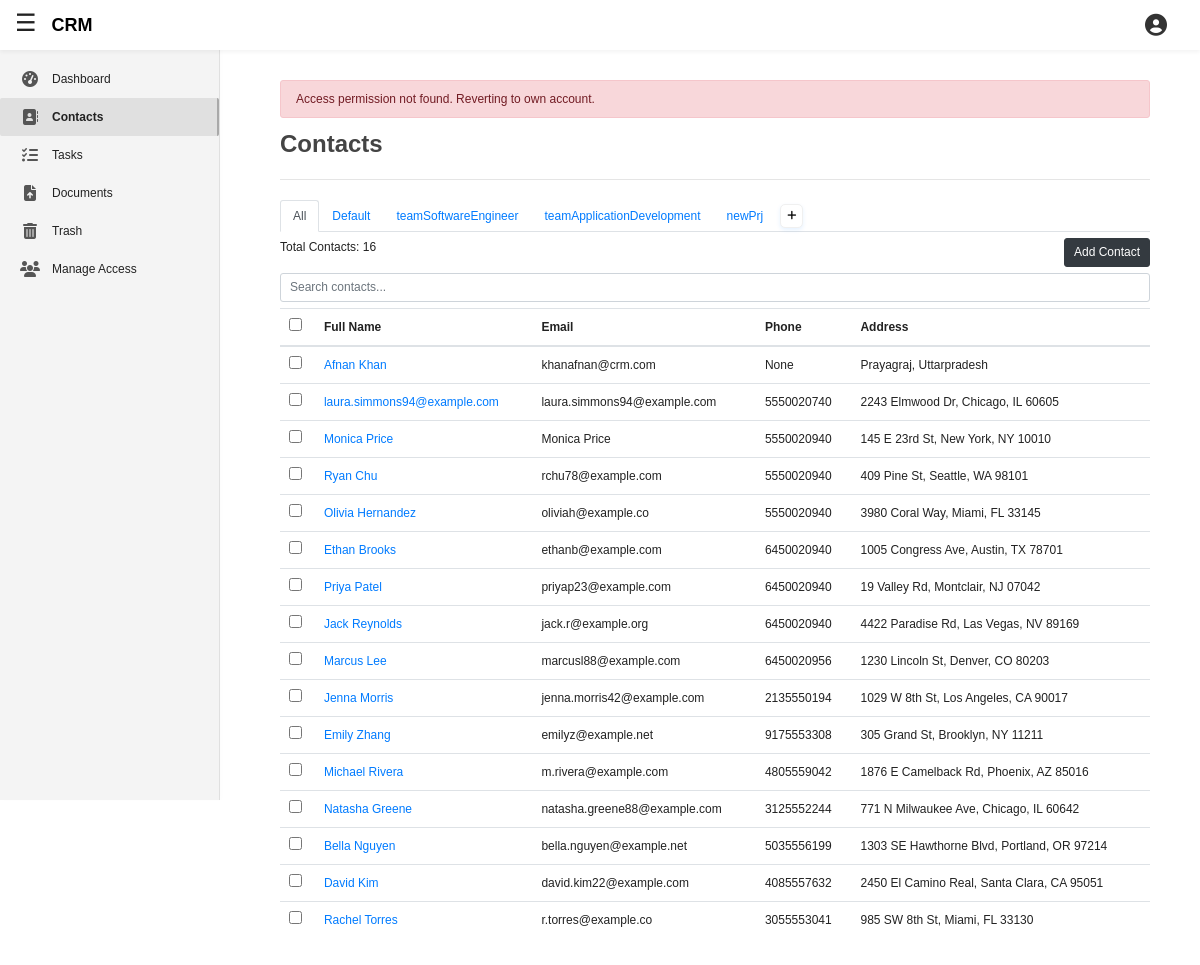
Before: /apps/contacts/ (signed in) with the older database file.
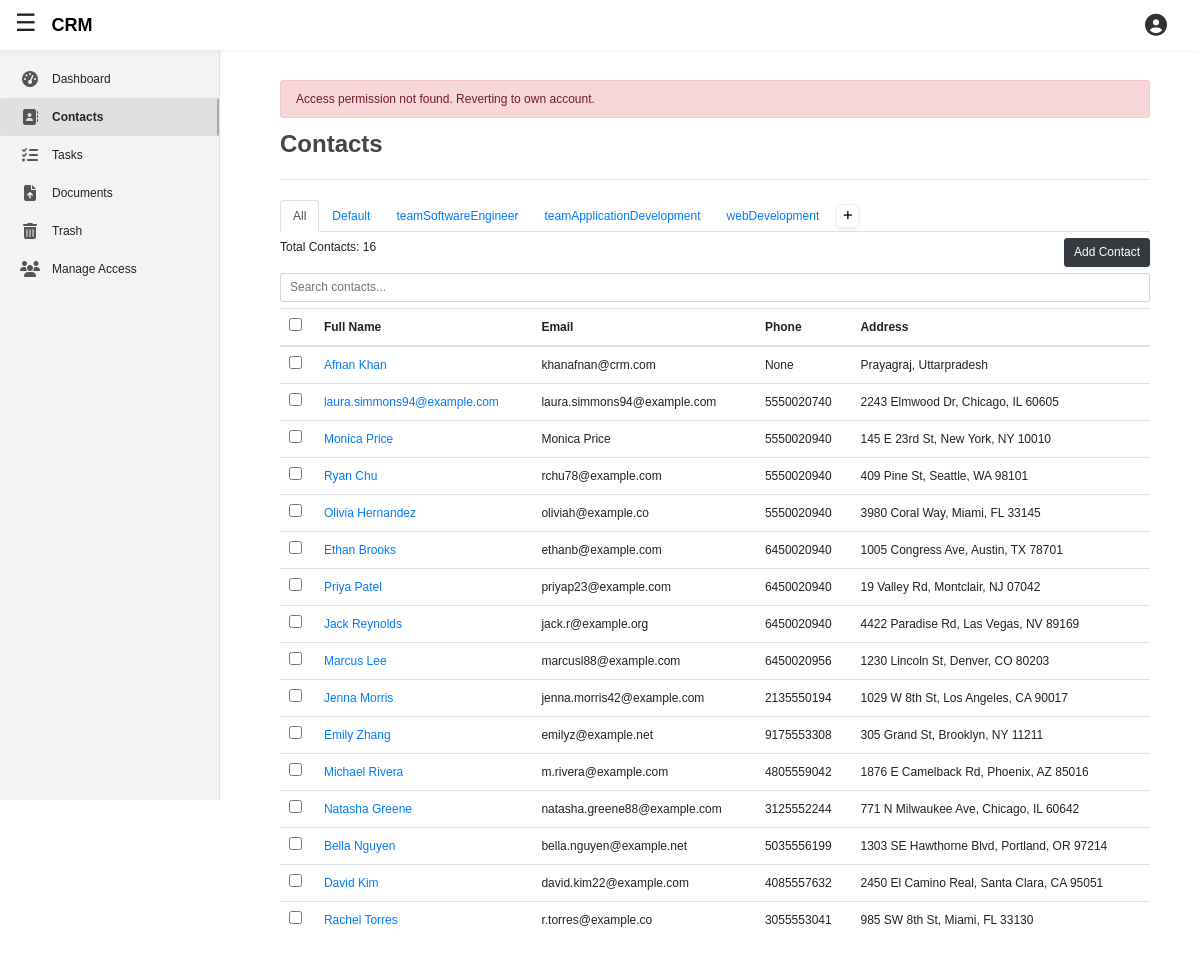
After: the same page with the newer database file.
### client/models.py (models this page shows, shortened)
class BaseModel(models.Model):
    is_deleted = models.BooleanField(default = False)
    deleted_at = models.DateTimeField(null = True, blank = True)
    class Meta:
        abstract = True

class Project(BaseModel):
    name = models.CharField(max_length=255)
    description = models.TextField(null = True, blank = True)
    user = models.ForeignKey(BusinessUser, on_delete=models.CASCADE)
    objects = CustomManager()
    all_objects = models.Manager()
    class Meta:
        unique_together = ('name', 'user', )
    def __str__(self):
        return f'{self.name}'

class Client(BaseModel):
    name = models.CharField(max_length=255)
    email = models.CharField(max_length=80)
    country_code = models.CharField(
        max_length=5,
        choices=COUNTRY_CODE_CHOICES,
        default='+91',
        blank = True,
        null = True,
    )
    phone = models.CharField(
        max_length=12,
        validators=[phone_number_validator],
        blank = True,
        null = True,
    )
    address = models.CharField(max_length=255, blank = True, null = True)
    description = models.TextField(blank = True, null = True)
    is_active = models.BooleanField(default=True)
    created_at = models.DateTimeField(auto_now_add=True)
    last_edit = models.DateTimeField(auto_now = True)
    objects = CustomManager()
    all_objects = models.Manager()
    list = models.ForeignKey(Project, on_delete=models.CASCADE)
    companyAssignee = models.ForeignKey(BusinessUser, on_delete=models.CASCADE)

### featuredApp/views.py (the view, shortened to what this page needs)
# urls.py: path('contacts/', views.contact_view, name='appContacts'),
@login_required
def contact_view(request, *args, **kwargs):
    user = request.user.businessuser
    logged_in_user = request.user.businessuser
    active_business_user, is_success = get_active_business_user_with_permission(request, 'can_read_contact', show_err='Read')
    if(request.method == "POST"):
        form_type = request.POST.get("form_type")
        if(form_type == 'project_form'):
            formA = ProjectCreationForm(request.POST, user = user)
            formB = ClientCreationForm(user = user)
            if(formA.is_valid()):
                if get_active_business_user_with_permission(request, 'can_add_project', show_err='Add')[1] == True:
                    projectValidForm = formA.save(commit = False)
                    projectValidForm.user = active_business_user
                    projectValidForm.save() # Save the form
                    messages.success(request, f"New Project Created Successfully!")
            else:
                messages.error(request, "Project Name should be unique!")
            return redirect('appContacts')
        elif(form_type == 'client_form'):
            formA = ProjectCreationForm(user = user)
            formB = ClientCreationForm(request.POST, user = user)
            if(formB.is_valid()):
                if get_active_business_user_with_permission(request, 'can_add_contact', show_err='Add')[1] == True:
                    clientValidForm = formB.save(commit = False)
                    clientValidForm.companyAssignee = active_business_user
                    clientValidForm.save()
                    messages.success(request, f"New Client Created Successfully!")
            else:
                messages.error(request, "PhoneNumber or Email should be provided for Client")
            return redirect('appContacts')
    else:
        formA = ProjectCreationForm(user = user)
        formB = ClientCreationForm(user = user)
    if(active_business_user == logged_in_user):
        projects = Project.objects.filter(user = logged_in_user)
        contacts = Client.objects.filter(companyAssignee = logged_in_user)
    project_name = request.GET.get('project_name')
    if project_name:
        contacts = contacts.filter(list__name = project_name)
    context = {
        'formA': formA,
        'formB': formB,
        'contacts': contacts,
        'projects': projects,
        'total_contacts': contacts.count(),
        'selected_project_name': project_name,
        'set_to_all': True if project_name is None else False,
        'businessuser': user,
    }
    return render (
        request,
        'featuredApp/contacts.html',
        context,
    )

### client/forms.py (shortened to what this page needs)
class ProjectCreationForm(forms.ModelForm):
    class Meta:
        model = Project
        fields = ('name', 'description')
    def __init__(self, *args, **kwargs):
        self.user = kwargs.pop('user', None)  # fallback to None
        super().__init__(*args, **kwargs)
        self.fields['name'].widget.attrs.update({
            'placeholder': 'Enter the list name'
        })
        self.fields['description'].widget.attrs.update({
            'placeholder': 'Enter a description for the list'
        })

### client/models.py (called while the page is built)
    def get_queryset(self):
        return super().get_queryset().filter(is_deleted = False)

### featuredApp/templates/featuredApp/contacts.html (shortened to what this page needs)
{% extends 'featuredApp/base.html' %}
{% load static %}
{% load crispy_forms_tags %}
{% block addCSSlink %}
	<link rel="stylesheet" type="text/css" href="{% static 'featuredApp/pop_up.css' %}">
{% endblock addCSSlink %}
{% block contentBody1 %}
	<h2 style="font-weight: bolder;"> Contacts </h2>
	<hr style="margin: 20px 0;">
	<ul class="nav nav-tabs" style="align-items: center;">
		<li class="nav-item">
			<a class="nav-link {% if set_to_all == True %}active{% endif %}" href="{% url 'appContacts' %}">All</a></li>
		{% for project in projects|slice:":5" %}
			<li class="nav-item">
				<a href="?project_name={{ project.name }}" class="nav-link {% if selected_project_name == project.name %}active{% endif %}">{{ project.name }}</a>
			</li>
		{% endfor %}
		<li class="nav-item" style="padding-left: 4px;">
			<button class="add-btn btn btn-sm icon-button edit" type="button" onclick="openProjectFormPopUp()"><i class="fas fa-plus"></i></button>
		</li>
	</ul>
	<div class="d-flex justify-content-between my-2">
		<div>
			Total Contacts: {{ total_contacts }}
		</div>
		<div>
			<button class="btn btn-dark" type="button" onclick="openDocumentFormPopUp()">Add Contact</button>
	  	</div>
	</div>
	<input type="text" class="form-control my-2" placeholder="Search contacts...">
	<table class="table">
		<thead>
			<tr>
				<th><input type="checkbox" /></th>
				<th>Full Name</th>
				<th>Email</th>
				<th>Phone</th>
				<th>Address</th>
			</tr>
		</thead>
		<tbody>
			{% for contact in contacts %}
				<tr">
					<td><input type="checkbox" /></td>
					<td><a href="{% url 'appContactDetail' contact.id %}">{{ contact.name }}</a></td>
					<td>{{ contact.email }}</td>
					<td>{{ contact.phone }}</td>
					<td>{{ contact.address }}</td>
			{% endfor %}
		</tbody>
	</table>
{% endblock contentBody1 %}

Changed rows visible on the page:
no longer on this page (row edited): Project: name "newPrj"
added Project: name "webDevelopment"
